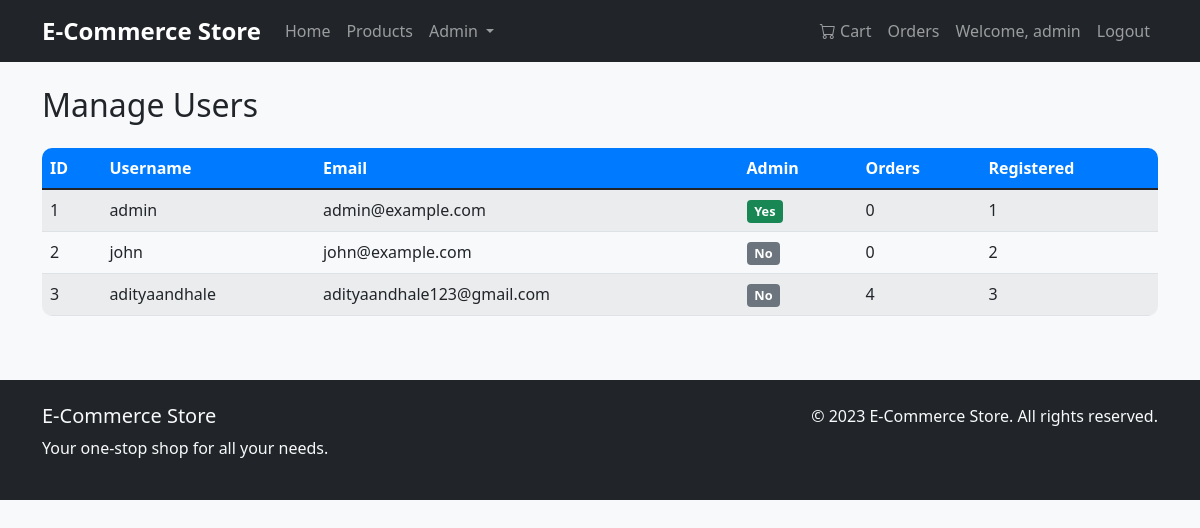
The app's page /admin/users (signed in) with its own data.
### models/user.py (models this page shows, shortened)
class User(UserMixin, db.Model):
    id = db.Column(db.Integer, primary_key=True)
    username = db.Column(db.String(80), unique=True, nullable=False)
    email = db.Column(db.String(120), unique=True, nullable=False)
    password_hash = db.Column(db.String(128), nullable=False)
    is_admin = db.Column(db.Boolean, default=False)
    orders = db.relationship('Order', backref='user', lazy=True)
    cart_items = db.relationship('CartItem', backref='user', lazy=True)

### routes/admin.py (the view)
@admin_bp.route('/users')
def users():
    users = User.query.all()
    return render_template('admin/users.html', users=users)

### extensions.py (called while the page is built)
@login_manager.user_loader
def load_user(user_id):
    from models.user import User
    return User.query.get(int(user_id))

### routes/admin.py (called while the page is built)
@admin_bp.before_request
@login_required
def require_admin():
    if not current_user.is_admin:
        flash('You do not have permission to access this page.', 'danger')
        return redirect(url_for('index'))

### templates/admin/users.html (shortened to what this page needs)
{% extends "base.html" %}
{% block content %}
<h2 class="mb-4">Manage Users</h2>
<div class="table-responsive">
    <table class="table table-striped">
        <thead>
            <tr>
                <th>ID</th>
                <th>Username</th>
                <th>Email</th>
                <th>Admin</th>
                <th>Orders</th>
                <th>Registered</th>
            </tr>
        </thead>
        <tbody>
            {% for user in users %}
            <tr>
                <td>{{ user.id }}</td>
                <td>{{ user.username }}</td>
                <td>{{ user.email }}</td>
                <td>
                    {% if user.is_admin %}
                    <span class="badge bg-success">Yes</span>
                    {% else %}
                    <span class="badge bg-secondary">No</span>
                    {% endif %}
                </td>
                <td>{{ user.orders|length }}</td>
                <td>{{ user.id }}</td>
            </tr>
            {% endfor %}
        </tbody>
    </table>
</div>
{% endblock %}

### templates/base.html (shortened to what this page needs)
<!DOCTYPE html>
<html lang="en">
<head>
    <link href="https://cdn.jsdelivr.net/npm/bootstrap@5.1.3/dist/css/bootstrap.min.css" rel="stylesheet">
    <link rel="stylesheet" href="https://cdn.jsdelivr.net/npm/bootstrap-icons@1.10.0/font/bootstrap-icons.css">
    <link rel="stylesheet" href="{{ url_for('static', filename='css/style.css') }}">
</head>
<body>
    <nav class="navbar navbar-expand-lg navbar-dark bg-dark">
        <div class="container">
            <a class="navbar-brand" href="{{ url_for('index') }}">E-Commerce Store</a>
            <div class="collapse navbar-collapse" id="navbarNav">
                <ul class="navbar-nav me-auto">
                    <li class="nav-item">
                        <a class="nav-link" href="{{ url_for('index') }}">Home</a>
                    </li>
                    <li class="nav-item">
                        <a class="nav-link" href="{{ url_for('product.product_list') }}">Products</a>
                    </li>
                    {% if current_user.is_authenticated and current_user.is_admin %}
                    <li class="nav-item dropdown">
                        <a class="nav-link dropdown-toggle" href="#" id="adminDropdown" role="button" data-bs-toggle="dropdown">
                            Admin
                        </a>
                    </li>
                    {% endif %}
                </ul>
                <ul class="navbar-nav">
                    {% if current_user.is_authenticated %}
                    <li class="nav-item">
                        <a class="nav-link" href="{{ url_for('cart.view_cart') }}">
                            <i class="bi bi-cart"></i> Cart
                        </a>
                    </li>
                    <li class="nav-item">
                        <a class="nav-link" href="{{ url_for('order.order_history') }}">Orders</a>
                    </li>
                    <li class="nav-item">
                        <a class="nav-link" href="#">Welcome, {{ current_user.username }}</a>
                    </li>
                    <li class="nav-item">
                        <a class="nav-link" href="{{ url_for('auth.logout') }}">Logout</a>
                    </li>
                    {% endif %}
                </ul>
            </div>
        </div>
    </nav>
    <main class="container mt-4">
        {% block content %}{% endblock %}
    </main>
    <footer class="bg-dark text-light mt-5 py-4">
        <div class="container">
            <div class="row">
                <div class="col-md-6">
                    <h5>E-Commerce Store</h5>
                    <p>Your one-stop shop for all your needs.</p>
                </div>
                <div class="col-md-6 text-end">
                    <p>&copy; 2023 E-Commerce Store. All rights reserved.</p>
                </div>
            </div>
        </div>
    </footer>
</body>
</html>

### static/css/style.css (style rules this page uses)
:root { --primary-color: #007bff; --secondary-color: #6c757d; --success-color: #28a745; --danger-color: #dc3545; --warning-color: #ffc107; --info-color: #17a2b8; --light-color: #f8f9fa; --dark-color: #343a40; }
body { font-family: 'Segoe UI', Tahoma, Geneva, Verdana, sans-serif; background-color: #f8f9fa; }
.navbar-brand { font-weight: bold; font-size: 1.5rem; }
.navbar-nav .nav-link { font-weight: 500; transition: color 0.3s ease; }
.table { border-radius: 10px; overflow: hidden; }
.table th { background-color: var(--primary-color); color: white; font-weight: 600; }
.badge { font-size: 0.8em; padding: 0.4em 0.6em; }
footer { margin-top: auto; }

### records on screen
User: username "admin", id "1", email "admin@example.com", is_admin "Yes", orders|length "0"
User: id "2", username "john", email "john@example.com", is_admin "No", orders|length "0"
User: id "3", username "adityaandhale", email "adityaandhale123@gmail.com", is_admin "No", orders|length "4"
